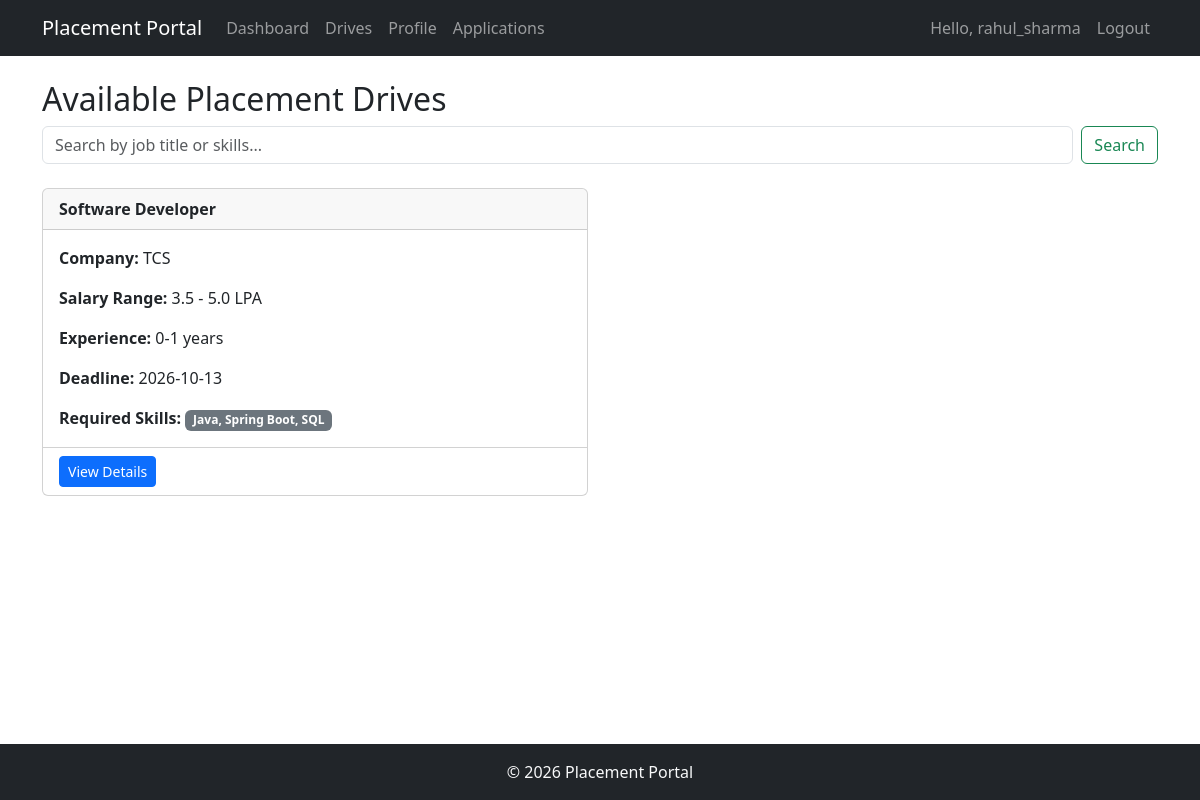
/student/drives (signed in), run on the app's committed database.
### models.py (models this page shows)
class User(UserMixin, db.Model):
    id = db.Column(db.Integer, primary_key=True)
    username = db.Column(db.String(80), unique=True, nullable=False)
    email = db.Column(db.String(120), unique=True, nullable=False)
    password = db.Column(db.String(200), nullable=False)
    role = db.Column(db.String(20), nullable=False)  # admin, company, student
    is_active_user = db.Column(db.Boolean, default=True)  # avoid conflict with UserMixin.is_active
    created_at = db.Column(db.DateTime, default=datetime.utcnow)
    student = db.relationship('Student', backref='user', uselist=False, cascade='all, delete-orphan')
    company = db.relationship('Company', backref='user', uselist=False, cascade='all, delete-orphan')
    @property
    def is_active(self):
        return self.is_active_user

class PlacementDrive(db.Model):
    id = db.Column(db.Integer, primary_key=True)
    company_id = db.Column(db.Integer, db.ForeignKey('company.id'), nullable=False)
    job_title = db.Column(db.String(200), nullable=False)
    job_description = db.Column(db.Text)
    eligibility_criteria = db.Column(db.Text)
    required_skills = db.Column(db.Text)
    experience_required = db.Column(db.String(50))
    salary_range = db.Column(db.String(100))
    deadline = db.Column(db.DateTime)
    status = db.Column(db.String(20), default='open')  # open, closed
    created_at = db.Column(db.DateTime, default=datetime.utcnow)
    applications = db.relationship('Application', backref='drive', lazy=True, cascade='all, delete-orphan')

class Company(db.Model):
    id = db.Column(db.Integer, primary_key=True)
    user_id = db.Column(db.Integer, db.ForeignKey('user.id'), nullable=False, unique=True)
    company_name = db.Column(db.String(200), nullable=False)
    industry = db.Column(db.String(100))
    hr_contact = db.Column(db.String(150))
    website = db.Column(db.String(255))
    approval_status = db.Column(db.String(20), default='pending')  # pending, approved, rejected
    is_blacklisted = db.Column(db.Boolean, default=False)
    drives = db.relationship('PlacementDrive', backref='company', lazy=True, cascade='all, delete-orphan')

### app.py (the view)
@app.route('/student/drives')
@student_required
def student_drives():
    search = request.args.get('search', '')
    now = datetime.utcnow()
    sql = ("SELECT d.id, d.job_title, d.salary_range, d.experience_required, "
           "       d.deadline, d.required_skills, c.company_name "
           "FROM placement_drive d "
           "JOIN company c ON d.company_id = c.id "
           "WHERE d.status = 'open' "
           "  AND (d.deadline >= :now OR d.deadline IS NULL) "
           "  AND c.approval_status = 'approved' "
           "  AND c.is_blacklisted = 0")
    params = {"now": now}
    if search:
        sql += " AND (d.job_title LIKE :s OR d.required_skills LIKE :s)"
        params["s"] = f"%{search}%"
    rows = db.session.execute(text(sql), params).fetchall()
    drives = []
    for r in rows:
        drives.append(SimpleNamespace(
            id=r.id, job_title=r.job_title, salary_range=r.salary_range,
            experience_required=r.experience_required,
            deadline=parse_dt(r.deadline), required_skills=r.required_skills,
            company=SimpleNamespace(company_name=r.company_name)
        ))
    return render_template('student/drives.html', drives=drives, search=search)

### app.py (called while the page is built)
@app.context_processor
def inject_now():
    return {'now': datetime.now}

def parse_dt(val):
    if val is None or isinstance(val, datetime):
        return val
    try:
        return datetime.fromisoformat(str(val))
    except (ValueError, TypeError):
        return val

@login_manager.user_loader
def load_user(user_id):
    return db.session.get(User, int(user_id))

def student_required(f):
    @wraps(f)
    @login_required
    def decorated(*args, **kwargs):
        if current_user.role != 'student':
            flash('Access denied. Student account required.', 'danger')
            return redirect(url_for('login'))
        row = db.session.execute(
            text("SELECT is_blacklisted FROM student WHERE user_id = :uid"),
            {"uid": current_user.id}
        ).fetchone()
        if row and row.is_blacklisted:
            flash('Your account has been blacklisted. Contact admin.', 'danger')
            return redirect(url_for('logout'))
        return f(*args, **kwargs)
    return decorated

### templates/student/drives.html (shortened to what this page needs)
{% extends 'base.html' %}
{% block content %}
<h2>Available Placement Drives</h2>
<form action="{{ url_for('student_drives') }}" method="GET" class="d-flex mb-4">
  <input class="form-control me-2" type="search" name="search" placeholder="Search by job title or skills..." value="{{ search }}">
  <button class="btn btn-outline-success" type="submit">Search</button>
</form>
{% if drives %}
<div class="row">
  {% for drive in drives %}
  <div class="col-md-6 mb-4">
    <div class="card h-100">
      <div class="card-header fw-bold">
        {{ drive.job_title }}
      </div>
      <div class="card-body">
        <p class="card-text"><strong>Company:</strong> {{ drive.company.company_name }}</p>
        <p class="card-text"><strong>Salary Range:</strong> {{ drive.salary_range }}</p>
        <p class="card-text"><strong>Experience:</strong> {{ drive.experience_required }}</p>
        <p class="card-text"><strong>Deadline:</strong> {{ drive.deadline.strftime('%Y-%m-%d') if drive.deadline else 'N/A' }}</p>
        <p class="card-text"><strong>Required Skills:</strong> <span class="badge bg-secondary">{{ drive.required_skills }}</span></p>
      </div>
      <div class="card-footer bg-transparent">
        <a href="{{ url_for('student_drive_detail', id=drive.id) }}" class="btn btn-primary btn-sm">View Details</a>
      </div>
    </div>
  </div>
  {% endfor %}
</div>
{% else %}
<div class="alert alert-info" role="alert">
  No placement drives available at the moment.
</div>
{% endif %}
{% endblock %}

### templates/base.html (shortened to what this page needs)
<!DOCTYPE html>
<html lang="en">
<head>
    <link href="https://cdn.jsdelivr.net/npm/bootstrap@5.3.3/dist/css/bootstrap.min.css" rel="stylesheet">
    <link href="https://cdn.jsdelivr.net/npm/bootstrap-icons@1.11.3/font/bootstrap-icons.min.css" rel="stylesheet">
</head>
<body class="d-flex flex-column min-vh-100">
    <nav class="navbar navbar-expand-lg bg-dark navbar-dark">
        <div class="container">
            <a class="navbar-brand" href="{{ url_for('index') }}">Placement Portal</a>
            <div class="collapse navbar-collapse" id="navbarNav">
                <ul class="navbar-nav me-auto">
                    {% if current_user.is_authenticated %}
                        {% if current_user.role == 'admin' %}
                            <li class="nav-item"><a class="nav-link" href="{{ url_for('admin_dashboard') }}">Dashboard</a></li>
                            <li class="nav-item"><a class="nav-link" href="{{ url_for('admin_companies') }}">Companies</a></li>
                            <li class="nav-item"><a class="nav-link" href="{{ url_for('admin_students') }}">Students</a></li>
                            <li class="nav-item"><a class="nav-link" href="{{ url_for('admin_applications') }}">Applications</a></li>
                            <li class="nav-item"><a class="nav-link" href="{{ url_for('admin_drives') }}">Drives</a></li>
                        {% elif current_user.role == 'company' %}
                            <li class="nav-item"><a class="nav-link" href="{{ url_for('company_dashboard') }}">Dashboard</a></li>
                            <li class="nav-item"><a class="nav-link" href="{{ url_for('company_drives') }}">Drives</a></li>
                            <li class="nav-item"><a class="nav-link" href="{{ url_for('company_profile') }}">Profile</a></li>
                        {% elif current_user.role == 'student' %}
                            <li class="nav-item"><a class="nav-link" href="{{ url_for('student_dashboard') }}">Dashboard</a></li>
                            <li class="nav-item"><a class="nav-link" href="{{ url_for('student_drives') }}">Drives</a></li>
                            <li class="nav-item"><a class="nav-link" href="{{ url_for('student_profile') }}">Profile</a></li>
                            <li class="nav-item"><a class="nav-link" href="{{ url_for('student_applications') }}">Applications</a></li>
                        {% endif %}
                    {% endif %}
                </ul>
                <ul class="navbar-nav ms-auto">
                    {% if current_user.is_authenticated %}
                        <li class="nav-item"><span class="nav-link">Hello, {{ current_user.username }}</span></li>
                        <li class="nav-item"><a class="nav-link" href="{{ url_for('logout') }}">Logout</a></li>
                    {% else %}
                        <li class="nav-item"><a class="nav-link" href="{{ url_for('login') }}">Login</a></li>
                        <li class="nav-item"><a class="nav-link" href="{{ url_for('register') }}">Register</a></li>
                    {% endif %}
                </ul>
            </div>
        </div>
    </nav>
    <div class="container mt-4 mb-5">
        {% block content %}{% endblock %}
    </div>
    <footer class="bg-dark text-light text-center py-3 mt-auto">
        <p class="mb-0">&copy; {{ now().year }} Placement Portal</p>
    </footer>
</body>
</html>

### data on the page
User: username "rahul_sharma"
PlacementDrive: job_title "Software Developer", salary_range "3.5 - 5.0 LPA", experience_required "0-1 years", required_skills "Java, Spring Boot, SQL"
Company: company.company_name "TCS"

### other printed values
{{ drive.deadline.strftime('%Y-%m-%d') if drive.deadline else 'N/A' }} "2026-10-13"
